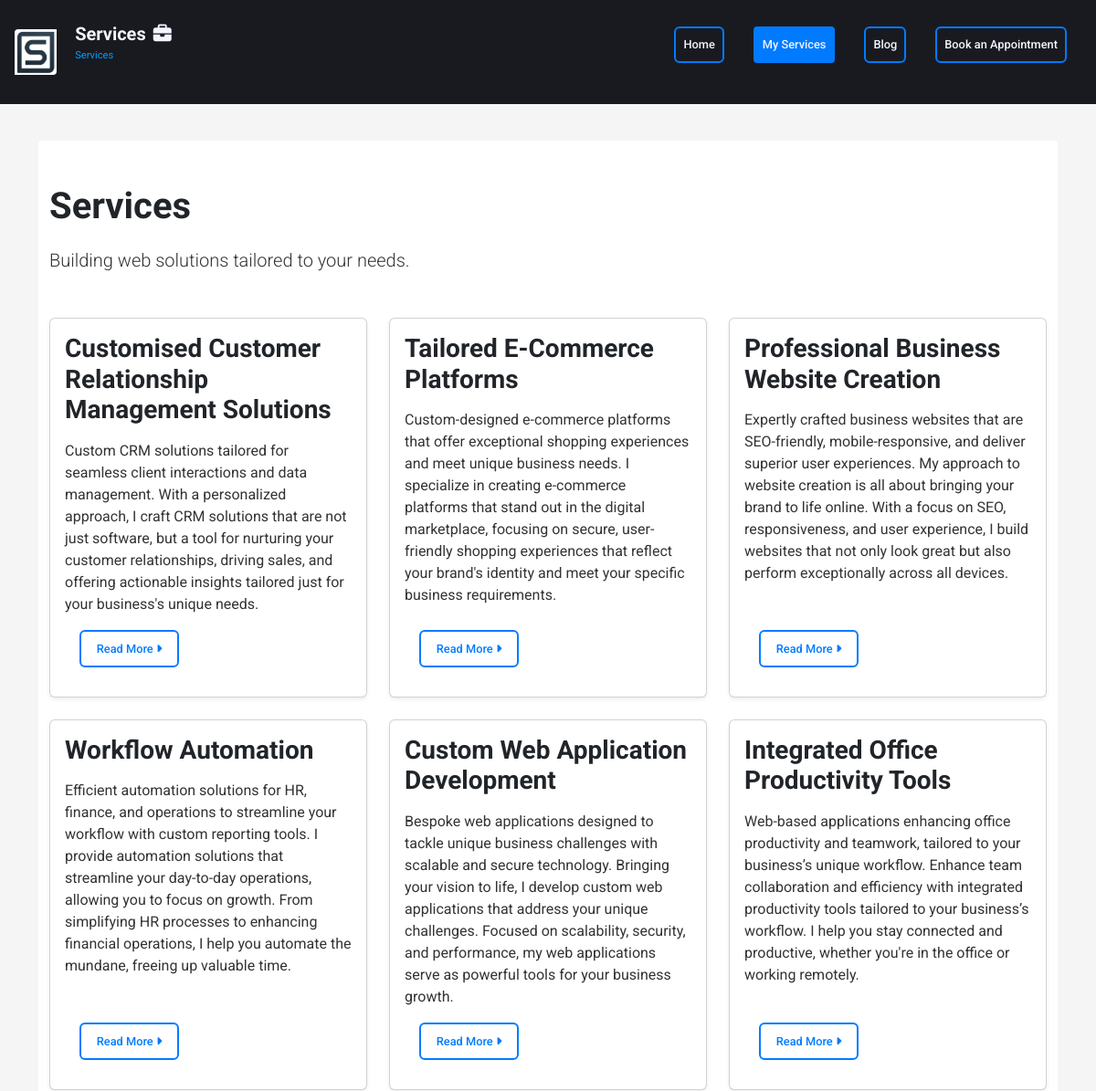
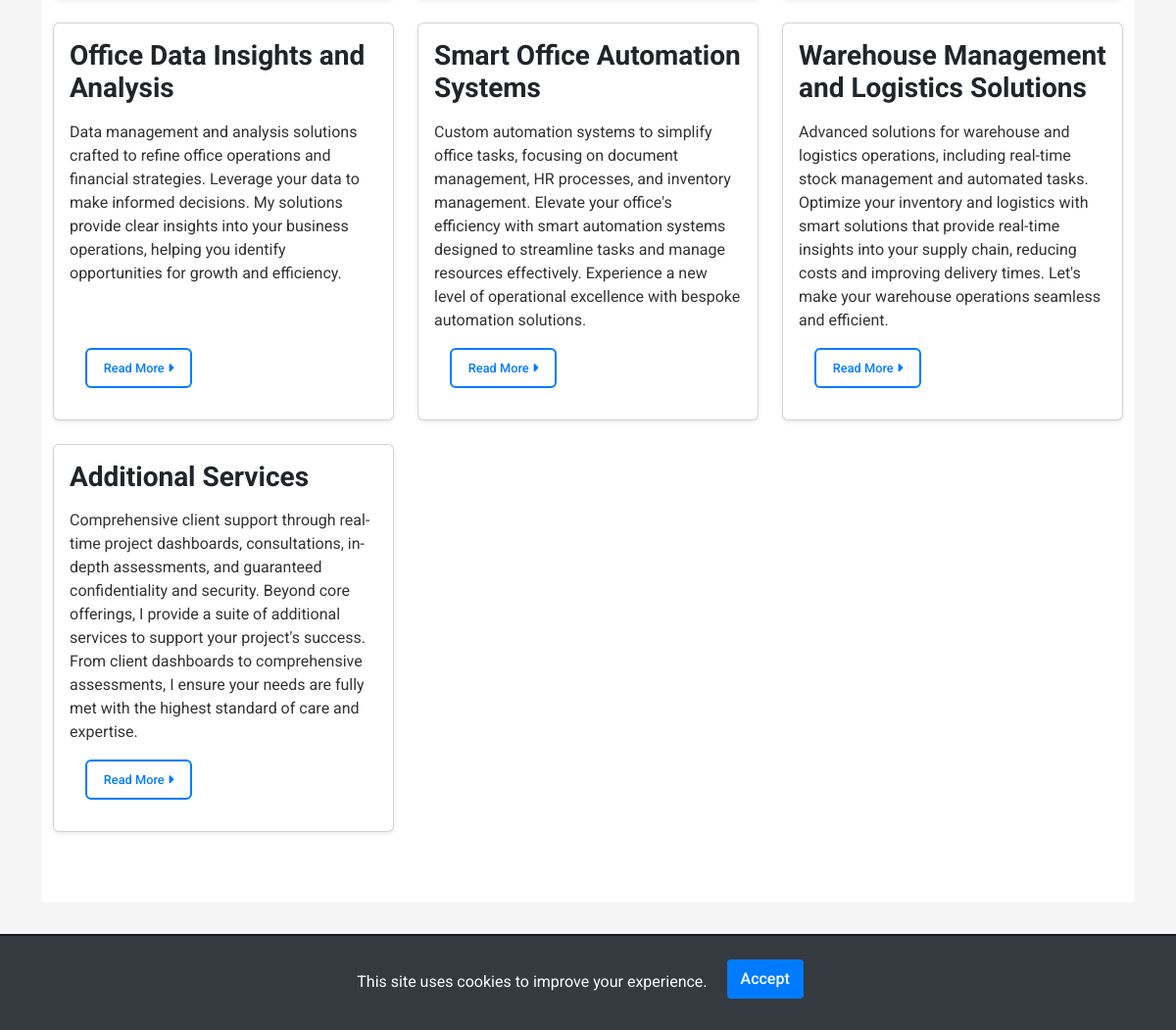
Before: /services/services/ with the older database file (2 pictures, top to bottom).
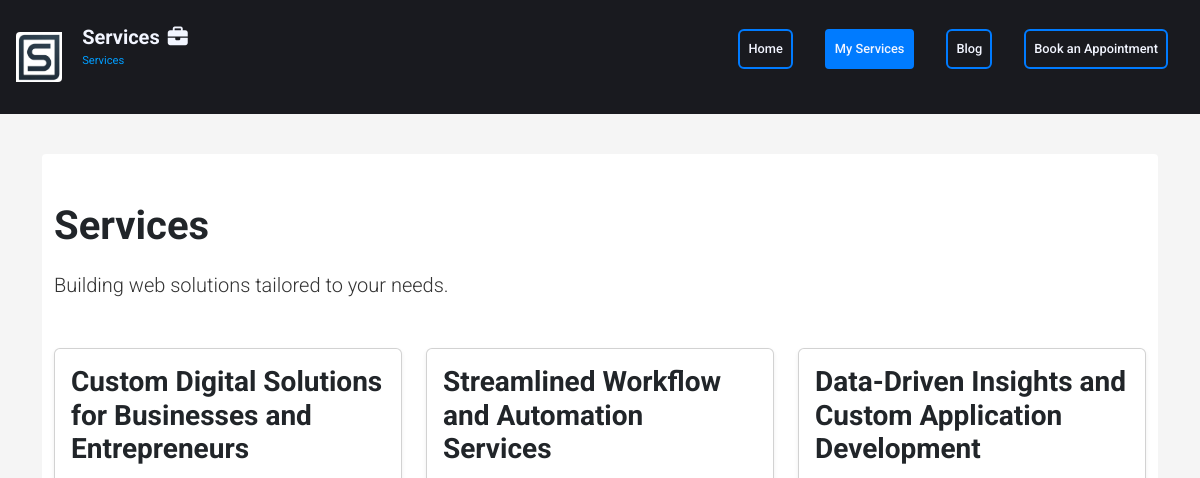
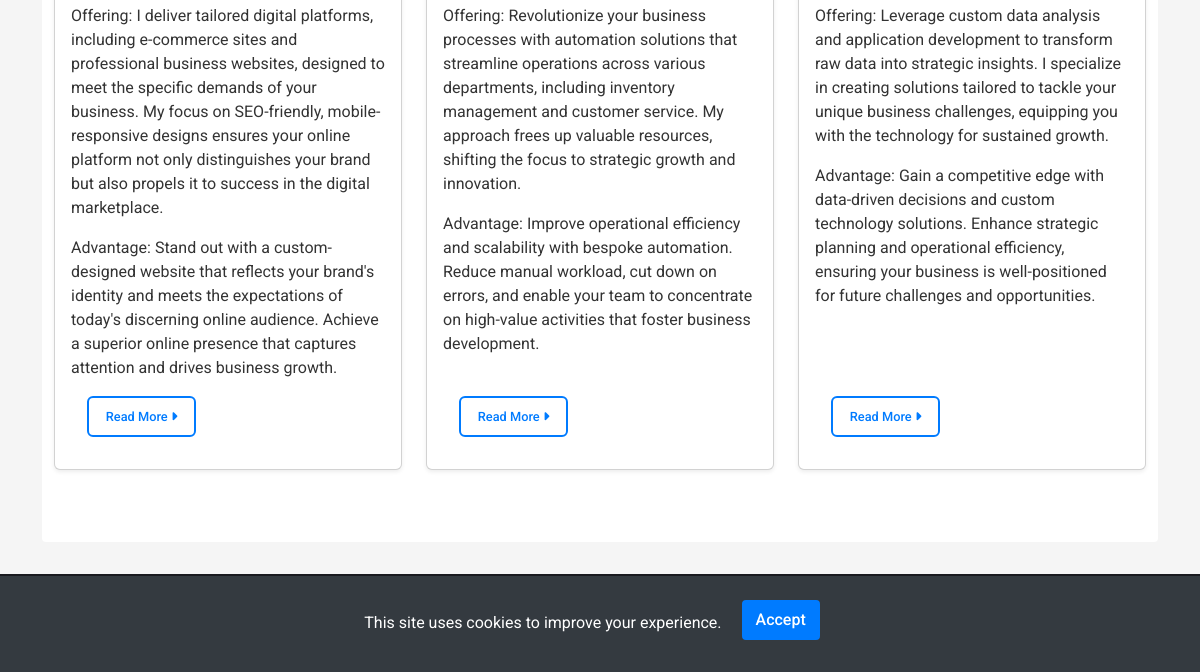
After: the same page with the newer database file (2 pictures, top to bottom).
### services/models.py (models this page shows, shortened)
class Service(models.Model):
    title = models.CharField(max_length=200)
    short_description = models.TextField(default='No short description provided.')
    description = models.TextField()
    home_description = models.TextField(default='Brief overview for home page.', help_text='A concise description for the home page.')
    link = models.URLField(max_length=200, blank=True, null=True)

### services/views.py (the view)
# urls.py: path('services/', services_view, name='services'),
def services_view(request):
    services = Service.objects.all()
    return render(request, 'services/services.html', {'services': services})

### services/templates/services/services.html (shortened to what this page needs)
{% extends 'base.html' %}
{% block content %}
<section class="services-section py-5 bg-light">
    <div class="container">
        <header class="section-header mb-5">
            <h1 class="section-title">Services</h1>
            <p class="lead">Building web solutions tailored to your needs.</p>
        </header>
        <div class="row">
            {% for service in services %}
                <div class="col-md-4 d-flex align-items-stretch">
                    <article class="card mb-4 shadow-sm">
                        <div class="card-body d-flex flex-column">
                            <h3 class="service-title card-title mb-3">{{ service.title }}</h3>
                            <div class="service-short-description card-text">
                                {{ service.short_description|linebreaks }}
                            </div>
                            <a href="{% url 'service_detail' service.pk %}" class="btn btn-outline-primary mt-auto align-self-start">
                                Read More <span class="sr-only">about {{ service.title }}</span>
                                <i class="fa-solid fa-caret-right" aria-hidden="true"></i>
                            </a>
                        </div>
                    </article>
                </div>
            {% empty %}
                <div class="col-12">
                    <p class="text-center">I'm currently updating my services to bring you the latest and greatest. Check back soon!</p>
                </div>
            {% endfor %}
        </div>
    </div>
</section>
{% endblock %}

### templates/base.html (shortened to what this page needs)
<!DOCTYPE html>
{% load static %}
<html lang="en">
    <head>
        <link href="https://cdnjs.cloudflare.com/ajax/libs/font-awesome/6.1.1/css/all.min.css" rel="stylesheet">
        <link rel="stylesheet" href="{% static 'css/bootstrap/bootstrap.css' %}">
        <link rel="stylesheet" href="{% static 'css/base.css' %}">
        <link rel="stylesheet" href="{% static 'css/components.css' %}">
        <link rel="stylesheet" href="{% static 'css/navigation.css' %}">
        <link rel="stylesheet" href="{% static 'css/layout.css' %}">
    </head>
<body>
    <div id="cookieConsentBanner">
        This site uses cookies to improve your experience.
        <button class="btn btn-outline-primary mt-2 align-self-start" id="acceptCookies">Accept</button>
    </div>
    <div class="d-flex flex-column min-vh-100">
        <header>
            <nav class="navbar navbar-expand-lg navbar-dark bg-dark">
                <div class="container-fluid justify-content-between">
                    <a class="navbar-brand" href="#">
                        <img src="{% static 'img/sandorgyorfi_logo.jpg' %}" alt="Sándor Győrfi Logo" width="30"
                            height="24" class="d-inline-block align-text-top">
                        <div class="title-container">
                            <div class="navbar-title" id="navbar-title"></div>
                            <div class="navbar-subtitle" id="navbar-subtitle"></div>
                        </div>
                    </a>
                    <div class="collapse navbar-collapse" id="navbarNavAltMarkup">
                        <div class="navbar-nav ms-auto">
                            <a class="nav-link btn btn-outline-primary mt-auto align-self-start" href="{% url 'home' %}" data-section="home">Home</a>
                            <a class="nav-link btn btn-outline-primary mt-auto align-self-start" href="{% url 'services' %}" data-section="services">My Services</a>
                            <a class="nav-link btn btn-outline-primary mt-auto align-self-start" href="{% url 'blog:blogpost_list' %}" data-section="blog">Blog</a>
                            <a class="nav-link btn btn-outline-primary mt-auto align-self-start" href="#" data-section="appointments">Book an Appointment</a>
                        </div>
                    </div>
                </div>
            </nav>
        </header>
        <main class="container mt-4 flex-grow-1">
            {% block content %}
            {% endblock %}
        </main>
        <footer class="footer mt-auto py-1 bg-dark text-white">
            <div class="container">
                <div class="row align-items-center">
                    <div class="col-12 col-md-6 text-center text-md-left mb-3 mb-md-0">
                        <a href="{% url 'home' %}" class="footer-logo-link">
                        </a>
                        <span class="footer-text">&copy; {% now "Y" %} Sandor Gyorfi | All rights reserved.</span>
                    </div>
                    <nav class="social-icons col-12 col-md-6 text-center text-md-right" aria-labelledby="social-media">
                        <a href="https://www.linkedin.com" target="_blank" rel="noopener" class="text-white mx-2" aria-label="LinkedIn">
                        </a>
                        <a href="https://github.com" target="_blank" rel="noopener" class="text-white mx-2" aria-label="GitHub">
                        </a>
                        <a href="https://www.tiktok.com" target="_blank" rel="noopener" class="text-white mx-2" aria-label="TikTok">
                        </a>
                        <a href="https://x.com" target="_blank" rel="noopener" class="text-white mx-2" aria-label="X">
                        </a>
                    </nav>
                </div>
            </div>
        </footer>
    </div>
</body>
</html>

### static/css/base.css (style rules this page uses)
* { margin: 0; padding: 0; box-sizing: border-box; }
body { font-family: 'Roboto', Arial, sans-serif; font-size: 1rem; line-height: 1.6; color: #333; background-color: #f5f5f5; }
h1, h2, h3, h4, h5, h6 { margin-top: 0; margin-bottom: 0.5em; color: #212529; font-weight: 700; }
h1 { font-size: 2.5rem; }
h3 { font-size: 1.75rem; }
p { margin-bottom: 1rem; font-size: 1rem; line-height: 1.5; color: #333; }
a { color: #007bff; text-decoration: none; transition: color 0.3s ease; }
.text-center { text-align: center; }
.mt-2 { margin-top: 0.5rem; }
.mb-3 { margin-bottom: 1rem; }
.mt-4 { margin-top: 1.5rem; }
.mb-4 { margin-bottom: 1.5rem; }
.mb-5 { margin-bottom: 3rem; }

### static/css/components.css (style rules this page uses)
.btn { background-color: #343a40; color: #ffffff; border: 2px solid transparent; padding: 0.55rem 1.05rem; font-size: 0.8rem; border-radius: 0.375rem; transition: all 0.3s ease; cursor: pointer; font-weight: 500; margin: 1rem; }
.btn-outline-primary { color: #007bff; background-color: transparent; border-color: #007bff; }
.card-title { margin-bottom: 0.5rem; }
.card-text { flex-grow: 1; }

### static/css/navigation.css (style rules this page uses)
.navbar { background-color: #191a1f !important; padding: 1rem 0rem; margin-bottom: 1rem; }
.navbar-brand { color: #f2f5ff !important; font-weight: 700; transition: color 0.3s ease; }
.navbar-nav .nav-link { color: #f2f5ff !important; margin-right: 1rem; transition: color 0.3s ease; }
.navbar-nav .nav-active, .navbar-nav .nav-link.active { color: #f2f5ff !important; background-color: #007bff !important; border-radius: 0.25rem; }
.navbar-brand img { height: 50px; width: auto; margin-right: 10px; vertical-align: middle; border-top-left-radius: 4px; border-top-right-radius: 0; border-bottom-right-radius: 4px; border-bottom-left-radius: 0rem; }
.navbar-brand { display: flex; align-items: center; white-space: nowrap; color: #f2f5ff !important; }
.title-container { display: flex; flex-direction: column; margin-left: 10px; }
.navbar-title { font-size: 20px; font-weight: 700; display: flex; align-items: center; white-space: nowrap; transition: all 0.3s ease; }
.navbar-subtitle { color: #009dff !important; white-space: normal; max-width: 70%; font-size: 0.7rem; font-weight: lighter; line-height: 1.4; transition: opacity 1.5s ease-in-out; height: auto; overflow: hidden; display: -webkit-box; -webkit-box-orient: vertical; min-height: 40px; display: flex; }
.navbar .container-fluid { padding-right: 1rem; padding-left: 1rem; }
.navbar-nav .nav-link { color: #f2f5ff !important; padding: 0.5rem 1rem; font-weight: 500; transition: color 0.3s ease-in-out, background-color 0.3s ease-in-out; }

### static/css/layout.css (style rules this page uses)
.hero-section, .latest-news-section, .about-section, .services-section,.blog-section, .hero-introduction-section { background-color: #fff !important; padding: 2rem 0; margin-bottom: 2rem; border-radius: 0.25rem; }
.footer { background-color: #191a1f !important; color: #f2f5ff !important; text-align: center; padding: 2rem 0; }
.footer-text { margin: 5px 15px; margin-top: 1rem; font-size: 0.675rem; }
.social-icons a { color: #f2f5ff !important; margin: 0 15px; transition: color 0.3s ease-in-out; }

### templates/base.html (style rules this page uses)
#cookieConsentBanner { position: fixed; bottom: 0; left: 0; width: 100%; background-color: #343a40; color: #ffffff; padding: 1rem; text-align: center; display: none; z-index: 1050; }
#acceptCookies { background-color: #007bff; border-color: #007bff; padding: .375rem .75rem; border-radius: .25rem; color: #fff; font-size: 1rem; line-height: 1.5; }

Changed rows visible on the page:
removed Service: title "Customised Customer Relationship Management Solutions", short_description "Custom CRM solutions tailored for seamless client interactions and data management. With a personalized approach, I craft CRM solutions that are not just software, but a tool for nurturing your customer relationships, driving sales, and offering actionable insights tailored just for your business's unique needs."
removed Service: title "Tailored E-Commerce Platforms", short_description "Custom-designed e-commerce platforms that offer exceptional shopping experiences and meet unique business needs. I specialize in creating e-commerce platforms that stand out in the digital marketplace, focusing on secure, user-friendly shopping experiences that reflect your brand's identity and meet your specific business requirements."
removed Service: title "Professional Business Website Creation", short_description "Expertly crafted business websites that are SEO-friendly, mobile-responsive, and deliver superior user experiences. My approach to website creation is all about bringing your brand to life online. With a focus on SEO, responsiveness, and user experience, I build websites that not only look great but also perform exceptionally across all devices."
removed Service: title "Workflow Automation", short_description "Efficient automation solutions for HR, finance, and operations to streamline your workflow with custom reporting tools. I provide automation solutions that streamline your day-to-day operations, allowing you to focus on growth. From simplifying HR processes to enhancing financial operations, I help you automate the mundane, freeing up valuable time."
removed Service: title "Custom Web Application Development", short_description "Bespoke web applications designed to tackle unique business challenges with scalable and secure technology. Bringing your vision to life, I develop custom web applications that address your unique challenges. Focused on scalability, security, and performance, my web applications serve as powerful tools for your business growth."
removed Service: title "Integrated Office Productivity Tools", short_description "Web-based applications enhancing office productivity and teamwork, tailored to your business’s unique workflow. Enhance team collaboration and efficiency with integrated productivity tools tailored to your business’s workflow. I help you stay connected and productive, whether you're in the office or working remotely."
removed Service: title "Office Data Insights and Analysis", short_description "Data management and analysis solutions crafted to refine office operations and financial strategies. Leverage your data to make informed decisions. My solutions provide clear insights into your business operations, helping you identify opportunities for growth and efficiency."
removed Service: title "Smart Office Automation Systems", short_description "Custom automation systems to simplify office tasks, focusing on document management, HR processes, and inventory management. Elevate your office's efficiency with smart automation systems designed to streamline tasks and manage resources effectively. Experience a new level of operational excellence with bespoke automation solutions."
removed Service: title "Warehouse Management and Logistics Solutions", short_description "Advanced solutions for warehouse and logistics operations, including real-time stock management and automated tasks. Optimize your inventory and logistics with smart solutions that provide real-time insights into your supply chain, reducing costs and improving delivery times. Let's make your warehouse operations seamless and efficient."
removed Service: title "Additional Services", short_description "Comprehensive client support through real-time project dashboards, consultations, in-depth assessments, and guaranteed confidentiality and security. Beyond core offerings, I provide a suite of additional services to support your project's success. From client dashboards to comprehensive assessments, I ensure your needs are fully met with the highest standard of care and expertise."
added Service: title "Custom Digital Solutions for Businesses and Entrepreneurs", short_description "Offering: I deliver tailored digital platforms, including e-commerce sites and professional business websites, designed to meet the specific demands of your business. My focus on SEO-friendly, mobile-responsive designs ensures your online platform not only distinguishes your brand but also propels it to success in the digital marketplace. Advantage: Stand out with a custom-designed website that reflects your brand's identity and meets the expectations of today's discerning online audience. Achieve a superior online presence that captures attention and drives business growth."
added Service: title "Streamlined Workflow and Automation Services", short_description "Offering: Revolutionize your business processes with automation solutions that streamline operations across various departments, including inventory management and customer service. My approach frees up valuable resources, shifting the focus to strategic growth and innovation. Advantage: Improve operational efficiency and scalability with bespoke automation. Reduce manual workload, cut down on errors, and enable your team to concentrate on high-value activities that foster business development."
added Service: title "Data-Driven Insights and Custom Application Development", short_description "Offering: Leverage custom data analysis and application development to transform raw data into strategic insights. I specialize in creating solutions tailored to tackle your unique business challenges, equipping you with the technology for sustained growth. Advantage: Gain a competitive edge with data-driven decisions and custom technology solutions. Enhance strategic planning and operational efficiency, ensuring your business is well-positioned for future challenges and opportunities."
